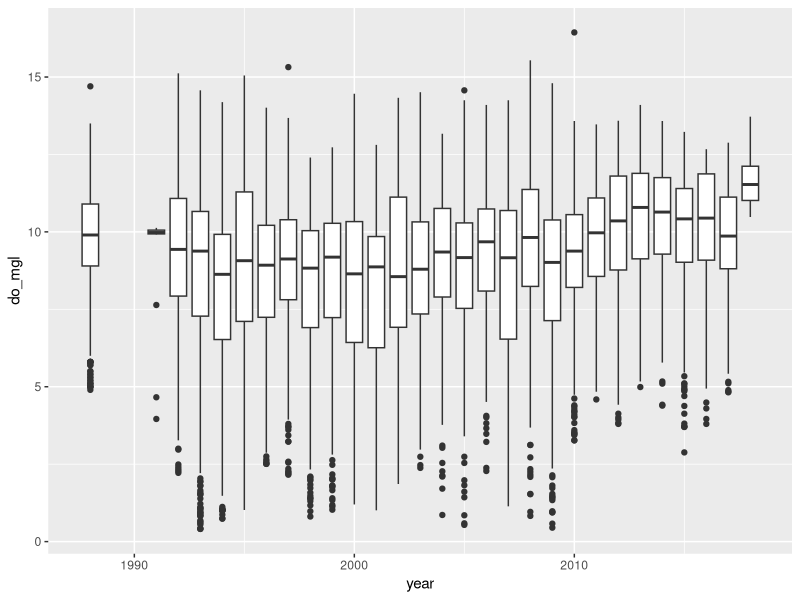
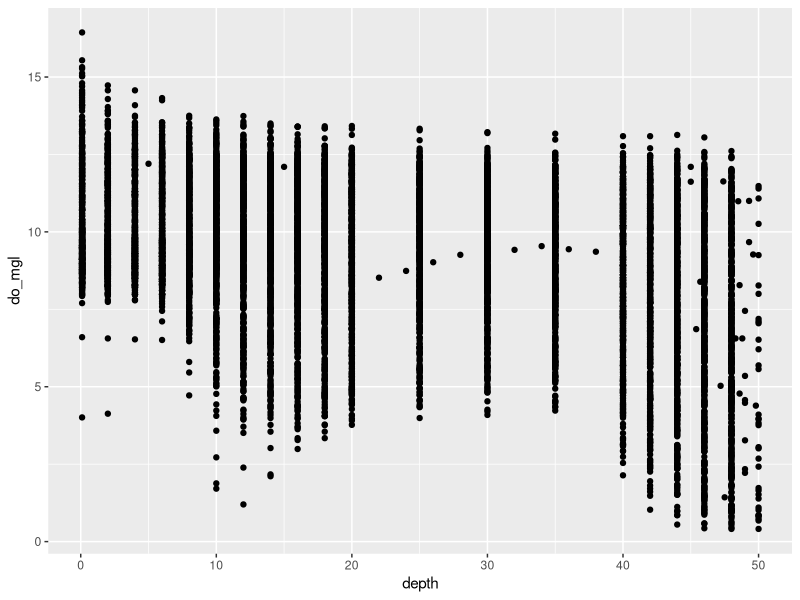
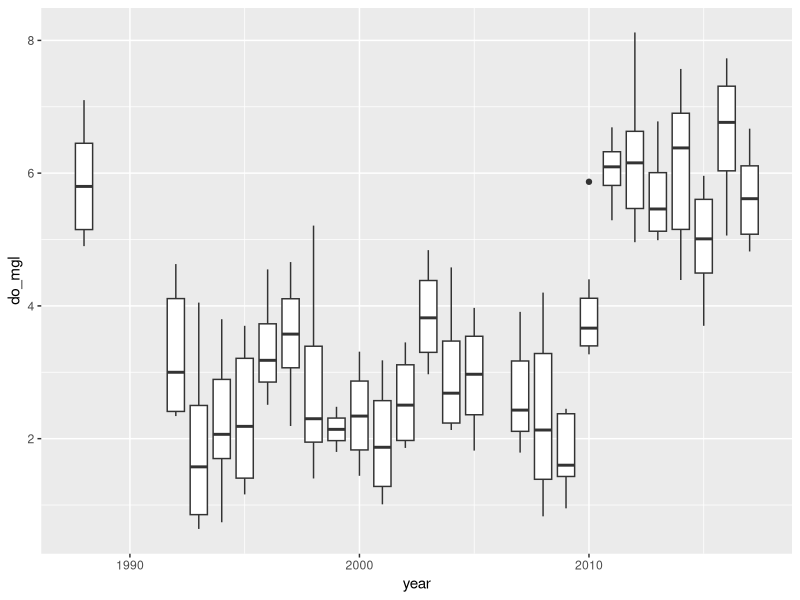
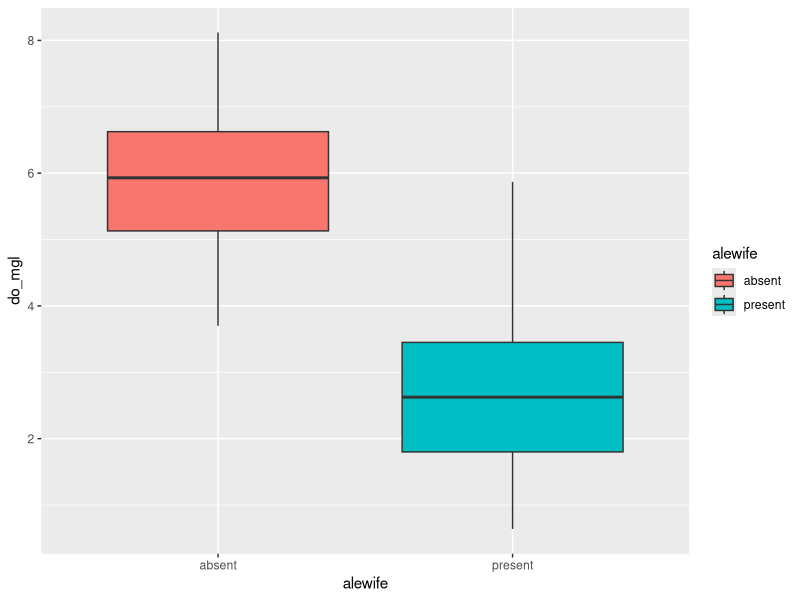
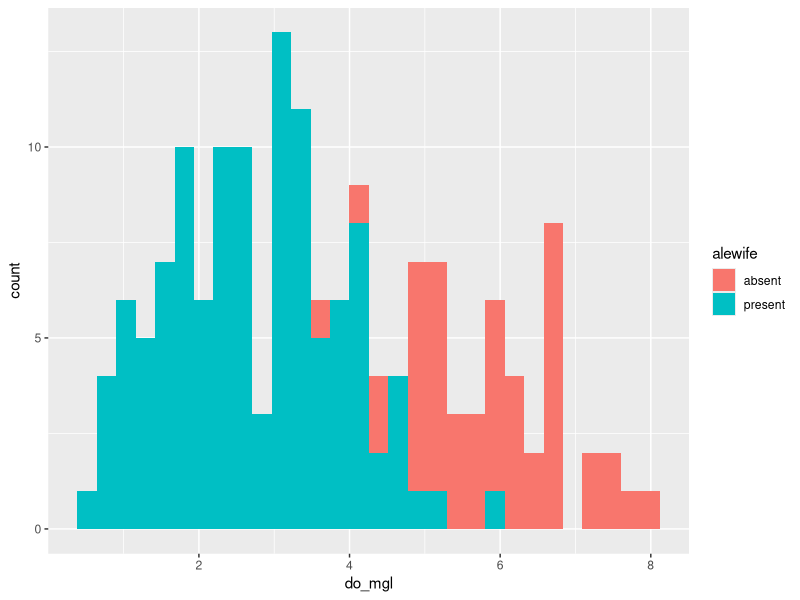
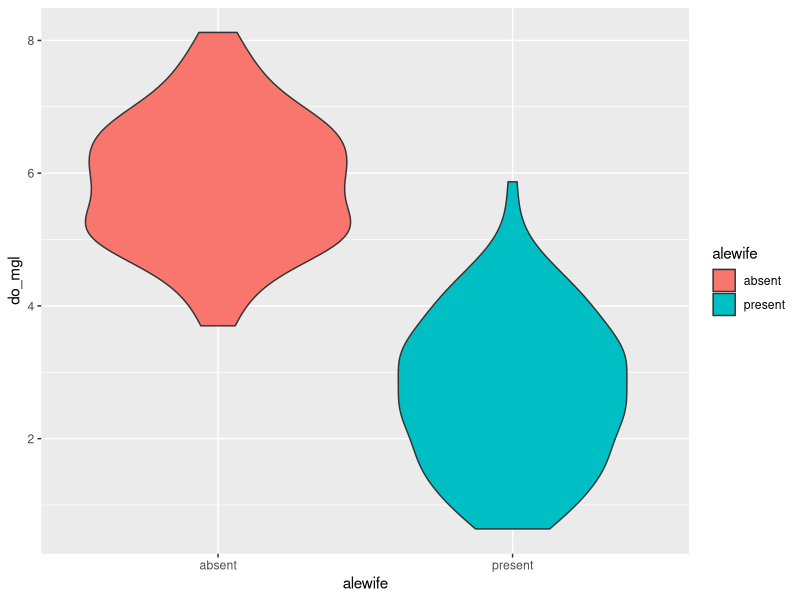
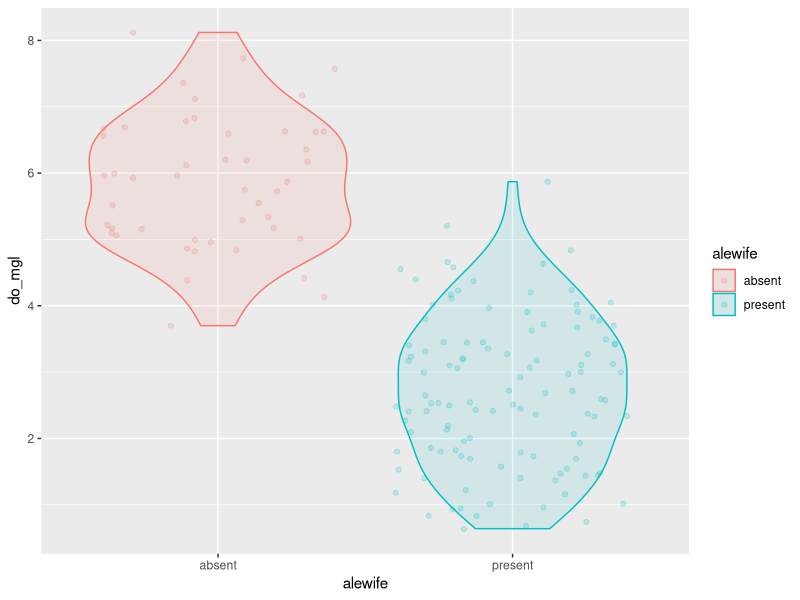
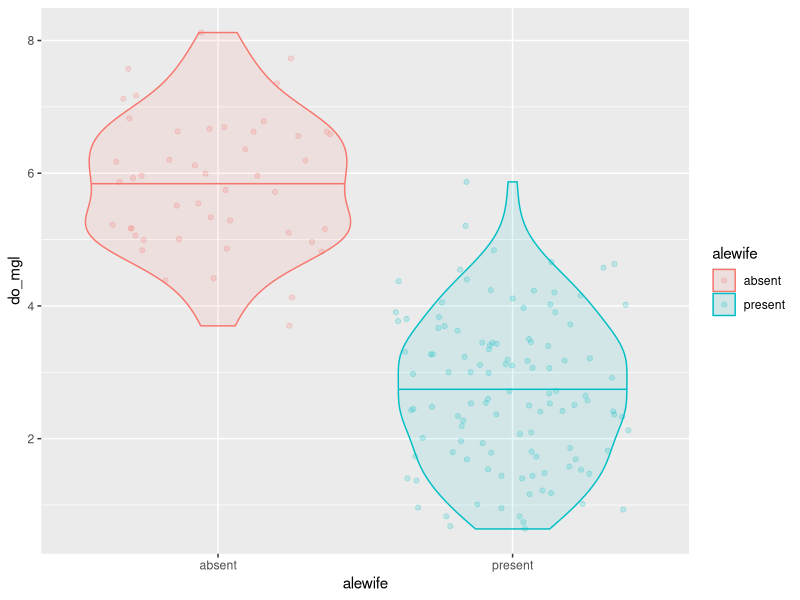

These charts were generated, in order, by the following R code:
## ---- chunk 1

## ---- chunk 2
library(tidyverse)

## ---- chunk 3
otsego <- read.csv(file = "data/physical.csv", header = TRUE)

## ---- chunk 4
# Insert code for this here
# This is a reminder for me to have people
# do this, not a leftover reminder to put code here.
# Do it. I'll demonstrate, don't worry!

## ---- chunk 5
# This will do it all at once!
ann <- # Front-end object assignment
  otsego %>% # Pass otsego to the group_by function
  group_by(year) %>% # Group by year and pass to summarize
  summarize(avg = mean(do_mgl))
## ---- chunk 6
tempdf <- group_by(otsego, year) # Create data frame to hold grouped data
ann <- summarize( tempdf, avg = mean(do_mgl) ) # Summarize mean do_mgl by year

## ---- chunk 7
ann <- # Front-end object assignment
  otsego %>% # Pass otsego to the group_by function
  group_by(year) %>% # Group by year and pass to summarize
  summarize(avg = mean(do_mgl, na.rm = TRUE))
## ---- chunk 8
bp <- ggplot(otsego, aes(x = year, y = do_mgl)) +
  geom_boxplot(aes(group = year))

print(bp)
## ---- chunk 9
sp <- ggplot(otsego, aes(x = depth, y = do_mgl)) +
  geom_point()

print(sp)
## ---- chunk 10
hypo <- # Front-end object assignment
  otsego %>% # Pass otsego to the subset function
  subset(depth > 40 & month == 10) # Select depths > 40 m in October
## ---- chunk 11
ggplot(hypo, aes(x = year, y = do_mgl)) +
  geom_boxplot(mapping = aes(group = year))

## ---- chunk 12
hypo <- hypo %>%
  subset(year > 1988)

## ---- chunk 13
hypo$alewife <- "present"
## ---- chunk 14
hypo$alewife[hypo$year > 2010] <- "absent"

## ---- chunk 15
# Insert code for this here
# This is a reminder for me to have people
# do this, not a leftover reminder to put code here.
# Do it. I'll demonstrate, don't worry!

## ---- chunk 16
ggplot(hypo, aes(x = alewife, y = do_mgl, fill = alewife)) +
  geom_boxplot()

## ---- chunk 17
ggplot(hypo, aes(x = do_mgl, fill = alewife)) +
  geom_histogram()

## ---- chunk 18
ggplot(hypo, aes(x = alewife, y = do_mgl, fill = alewife)) +
  geom_violin()

## ---- chunk 19
ggplot(hypo, 
       aes(x = alewife, y = do_mgl, color = alewife, fill = alewife)) +
  geom_violin(alpha = 0.10) +
  geom_jitter(alpha = 0.20)

## ---- chunk 20
ggplot(hypo, 
       aes(x = alewife, y = do_mgl, color = alewife, fill = alewife)) +
  geom_violin(alpha = 0.10, draw_quantiles = 0.50) +
  geom_jitter(alpha = 0.20)

## ---- chunk 21
ggplot(hypo, 
       aes(x = alewife, y = do_mgl, color = alewife, fill = alewife)) +
  geom_violin(alpha = 0.10, draw_quantiles = 0.50) +
  geom_jitter(alpha = 0.20) +
  scale_x_discrete(labels = c("Absent", "Present")) +
  xlab("Alewife presence or absence") +
  ylab("Dissolved oxygen (mg/l)") +
  labs(fill = "Alewife", color = "Alewife") +
  theme(axis.title.x = element_text(vjust = -1),
        axis.title.y = element_text(vjust = 3)
        )

## ---- chunk 22
ggplot(hypo, 
       aes(x = alewife, y = do_mgl, color = alewife, fill = alewife)) +
  geom_violin(alpha = 0.10, draw_quantiles = 0.50) +
  geom_jitter(alpha = 0.20) +
  scale_x_discrete(labels = c("Absent", "Present")) +
  xlab("Alewife presence or absence") +
  ylab("Dissolved oxygen (mg/l)") +
  labs(fill = "Alewife", color = "Alewife") +
  theme_bw() +
  theme(axis.title.x = element_text(vjust = -1),
        axis.title.y = element_text(vjust = 3),
        panel.grid = element_blank()
        )

## ---- chunk 23
ggplot(hypo, 
       aes(x = alewife, y = do_mgl, color = alewife, fill = alewife)) +
  geom_violin(alpha = 0.10, draw_quantiles = 0.50) +
  geom_jitter(alpha = 0.20) +
  scale_x_discrete(labels = c("Absent", "Present")) +
  scale_fill_manual(values = c("gray40", "black")) +
  scale_color_manual(values = c("gray40", "black")) +
  xlab("Alewife presence or absence") +
  ylab("Dissolved oxygen (mg/l)") +
  labs(fill = "Alewife", color = "Alewife") +
  theme_bw() +
  theme(axis.title.x = element_text(vjust = -1),
        axis.title.y = element_text(vjust = 3),
        panel.grid = element_blank()
        )

## ---- chunk 24
ggplot(hypo, 
       aes(x = alewife, y = do_mgl, color = alewife, fill = alewife)) +
  geom_boxplot(alpha = 0.10, width = 0.3) +
  geom_jitter(alpha = 0.20, width = .1) +
  scale_x_discrete(labels = c("Absent", "Present")) +
  scale_fill_manual(values = c("gray40", "black")) +
  scale_color_manual(values = c("gray40", "black")) +
  xlab("Alewife presence or absence") +
  ylab("Dissolved oxygen (mg/l)") +
  labs(fill = "Alewife", color = "Alewife") +
  theme_bw() +
  theme(axis.title.x = element_text(vjust = -1),
        axis.title.y = element_text(vjust = 3),
        panel.grid = element_blank()
        )

## ---- chunk 25
ggplot(hypo, 
       aes(x = do_mgl, color = alewife, fill = alewife)) +
  geom_histogram(alpha = 0.20) +
  scale_fill_manual(values = c("gray40", "black")) +
  scale_color_manual(values = c("gray40", "black")) +
  ylab("Frequency of observation") +
  xlab("Dissolved oxygen (mg/l)") +
  labs(fill = "Alewife", color = "Alewife") +
  theme_bw() +
  theme(axis.title.x = element_text(vjust = -1),
        axis.title.y = element_text(vjust = 3),
        panel.grid = element_blank()
        )

## ---- chunk 26
ggplot(hypo, 
       aes(x = do_mgl, color = alewife, fill = alewife)) +
  geom_histogram(alpha = 0.20) +
  scale_fill_manual(values = c("gray40", "black")) +
  scale_color_manual(values = c("gray40", "black")) +
  ylab("Frequency of observation") +
  xlab("Dissolved oxygen (mg/l)") +
  labs(fill = "Alewife", color = "Alewife") +
  facet_wrap(~alewife) +
  theme_bw() +
  theme(axis.title.x = element_text(vjust = -1),
        axis.title.y = element_text(vjust = 3),
        panel.grid = element_blank()
        )

